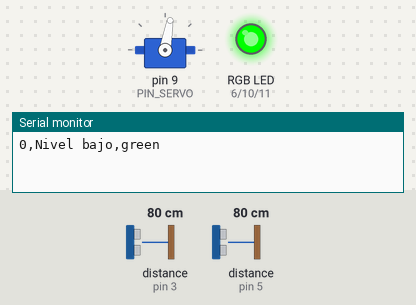
Simulated run of this sketch. Board: Arduino Uno, built with avr-gcc and run on an emulated ATmega328P. Shown: servo, an RGB LED mixed from three pins (HIGH = lit), the last lines printed to the serial monitor. Wiring (inferred from the names in the program): 2 × ultrasonic range finder: trigger pin 2, echo pin 3 / trigger pin 4, echo pin 5. The inputs (shaded band) are chosen by the test bench; at power-on: distance to the obstacle (sensors on pin 5, pin 3) 80 cm. The echo pulse lasts 58.3 µs per cm; pins used as bus, display or sensor lines are not drawn.

Above: at 1.2 s.
1.3 s: distance to the obstacle (sensor on pin 5) set to 33 cm
3.2 s: distance to the obstacle (sensor on pin 5) set to 27 cm
At 4.6 s:
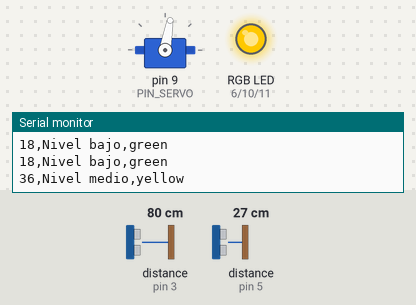
5.5 s: distance to the obstacle (sensor on pin 3) set to 18 cm
7.0 s: distance to the obstacle (sensor on pin 3) set to 15 cm
At 7.8 s:
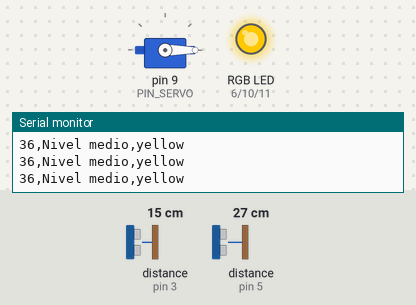
8.5 s: distance to the obstacle (sensor on pin 5) set to 14 cm
10.2 s: distance to the obstacle (sensor on pin 5) set to 11 cm
At 11.3 s:
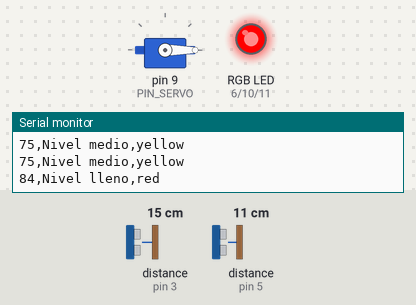
Timing chart, 0 to 13.2 s (numbered marks = the images above; inputs shaded):
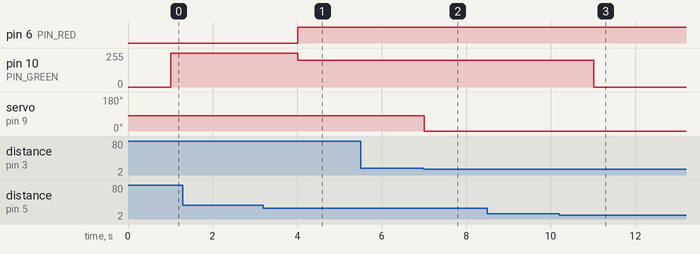

Measured:
- the behaviour switches between 30 and 29 cm on distance to the obstacle (sensor on pin 5) (found by bisection; images 0 and 1)
- the behaviour switches between 17 and 16 cm on distance to the obstacle (sensor on pin 3) (found by bisection; images 1 and 2)
- the behaviour switches between 13 and 12 cm on distance to the obstacle (sensor on pin 5) (found by bisection; images 2 and 3)
- after the input at 3.2 s, pin 6 (PIN_RED): LOW → HIGH after 0.81 s; pin 10 (PIN_GREEN): 255/255 → 200/255 after 0.81 s
- after the input at 7.0 s, servo on pin 9 (PIN_SERVO): 80° → 0° at once
- after the input at 10.2 s, pin 10 (PIN_GREEN): 200/255 → 0/255 after 0.82 s

The sketch:

Smart_Bin.ino
```cpp
#include <Servo.h>

// Sensor 1: Basura (Interior)
const int TRIG_LLENADO = 4;
const int ECHO_LLENADO = 5;

// Sensor 2: Persona (Frente)
const int TRIG_PRESENCIA = 2;
const int ECHO_PRESENCIA = 3;

// Servo Motor (Tapa)
const int PIN_SERVO = 9;

// LED RGB (Pines PWM)
const int PIN_RED   = 6;
const int PIN_GREEN = 10;
const int PIN_BLUE  = 11;

int distanciaDeteccion = 15;
int limiteLlenadoPct = 80;
int alturaTotalTacho = 38;

Servo servoTapa;
bool tapaAbierta = false;

// Control del tiempo de apertura
unsigned long tiempoApertura = 0;
const unsigned long tiempoEspera = 5000;

// Control de envío a Python
unsigned long ultimoEnvio = 0;
const long intervaloEnvio = 1000;


// Función para medir distancia
long medirDistancia(int pinTrig, int pinEcho) {
  digitalWrite(pinTrig, LOW);
  delayMicroseconds(2);
  digitalWrite(pinTrig, HIGH);
  delayMicroseconds(10);
  digitalWrite(pinTrig, LOW);

  long duracion = pulseIn(pinEcho, HIGH, 30000);

  if (duracion == 0) return 999;

  return duracion * 0.034 / 2;
}


// Control del LED RGB
void fijarColorRGB(int r, int g, int b) {
  analogWrite(PIN_RED, r);
  analogWrite(PIN_GREEN, g);
  analogWrite(PIN_BLUE, b);
}


// Abrir tapa
void abrirTapa() {
  servoTapa.write(0);
  tapaAbierta = true;
  tiempoApertura = millis();
}


// Cerrar tapa
void cerrarTapa() {
  servoTapa.write(80);
  tapaAbierta = false;
}


void setup() {
  Serial.begin(9600);

  pinMode(TRIG_LLENADO, OUTPUT);
  pinMode(ECHO_LLENADO, INPUT);

  pinMode(TRIG_PRESENCIA, OUTPUT);
  pinMode(ECHO_PRESENCIA, INPUT);

  pinMode(PIN_RED, OUTPUT);
  pinMode(PIN_GREEN, OUTPUT);
  pinMode(PIN_BLUE, OUTPUT);

  servoTapa.attach(PIN_SERVO);

  cerrarTapa();
}


void loop() {

  // A. LEER COMANDOS DESDE PYTHON
  if (Serial.available() > 0) {
    String comando = Serial.readStringUntil('\n');
    comando.trim();

    if (comando == "ABRIR") {
      abrirTapa();
    }
    else if (comando == "CERRAR") {
      cerrarTapa();
    }
    else if (comando.startsWith("SET:")) {

      String datos = comando.substring(4);
      int comaPos = datos.indexOf(',');

      if (comaPos != -1) {
        distanciaDeteccion = datos.substring(0, comaPos).toInt();
        limiteLlenadoPct = datos.substring(comaPos + 1).toInt();
      }
    }
  }


  // B. AUTODETECCIÓN DE PRESENCIA
  long distPresencia = medirDistancia(
    TRIG_PRESENCIA,
    ECHO_PRESENCIA
  );

  // Si detecta una persona
  if (distPresencia > 0 &&
      distPresencia <= distanciaDeteccion) {

    // Abrir si está cerrada
    if (!tapaAbierta) {
      abrirTapa();
    }

    // Reiniciar los 5 segundos cada vez que detecta
    tiempoApertura = millis();
  }

  // Cerrar si pasaron 5 segundos sin detectar a nadie
  if (tapaAbierta &&
      millis() - tiempoApertura >= tiempoEspera) {

    cerrarTapa();
  }


  // C. CÁLCULO DE NIVEL Y ENVÍO A PYTHON
  if (millis() - ultimoEnvio >= intervaloEnvio) {

    ultimoEnvio = millis();

    // Medir nivel de basura
    long distLlenado = medirDistancia(
      TRIG_LLENADO,
      ECHO_LLENADO
    );

    // Calcular porcentaje de llenado
    int porcentaje = map(
      distLlenado,
      alturaTotalTacho,
      5,
      0,
      100
    );

    porcentaje = constrain(porcentaje, 0, 100);

    // Determinar estado y color
    String estado = "";
    String colorNombre = "";

    if (porcentaje >= limiteLlenadoPct) {

      estado = "Nivel lleno";
      colorNombre = "red";

      fijarColorRGB(255, 0, 0);
    }
    else if (porcentaje >= 30) {

      estado = "Nivel medio";
      colorNombre = "yellow";

      fijarColorRGB(255, 200, 0);
    }
    else {

      estado = "Nivel bajo";
      colorNombre = "green";

      fijarColorRGB(0, 255, 0);
    }

    // Enviar datos a Python
    Serial.print(porcentaje);
    Serial.print(",");
    Serial.print(estado);
    Serial.print(",");
    Serial.println(colorNombre);
  }
}
```
